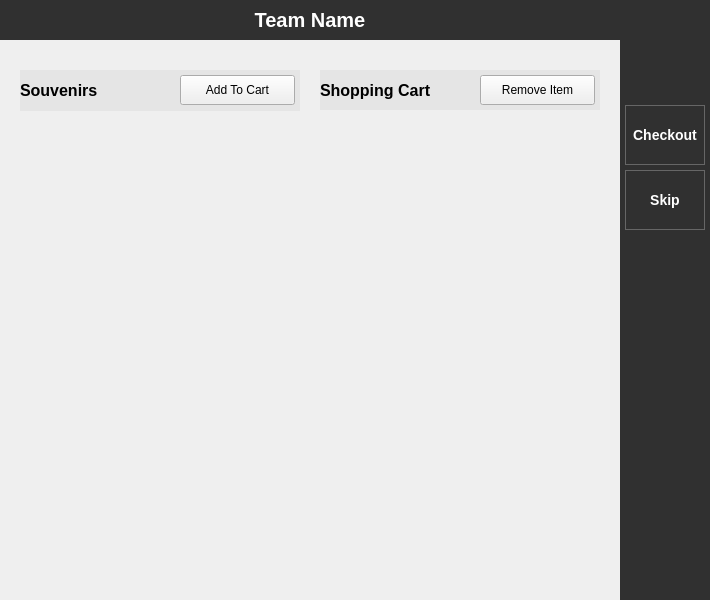
<?xml version="1.0" encoding="UTF-8"?>
<ui version="4.0">
 <class>SouvenirShop</class>
 <widget class="QWidget" name="SouvenirShop">
  <property name="geometry">
   <rect>
    <x>0</x>
    <y>0</y>
    <width>710</width>
    <height>600</height>
   </rect>
  </property>
  <property name="windowTitle">
   <string>Form</string>
  </property>
  <property name="styleSheet">
   <string notr="true"/>
  </property>
  <widget class="QWidget" name="shopWidget" native="true">
   <property name="geometry">
    <rect>
     <x>0</x>
     <y>0</y>
     <width>710</width>
     <height>600</height>
    </rect>
   </property>
   <property name="styleSheet">
    <string notr="true">QWidget#rightBar 
{
background-color: #303030;
}

QWidget#activeVacationTeam
{
background-color: #303030;
color:white;
font-size: 20px;
font: bold;
}

QWidget#souvenirShopLabel {
background-color: #E5E5E5;
font-size: 16px;
color: black;
font: bold;
}

QWidget#souvenirCartLabel {
background-color: #E5E5E5;
font-size: 16px;
color: black;
font: bold;
}

QPushButton#checkout {
border: 1px solid #666666;
background-color: #303030;
color: white;
font-size: 14px;
font: bold;
}

QPushButton#checkout:hover
{
background-color: #343A43;
border: 1px solid #609aff;
}

QPushButton#skipCheckout
{
font-size: 14px;
color: white;
border: 1px solid #666666;
background-color: #303030;
font: bold;
}

QPushButton#skipCheckout:hover
{
  background-color: #343A43;
  border: 1px solid #609aff;
}


</string>
   </property>
   <widget class="QWidget" name="rightBar" native="true">
    <property name="geometry">
     <rect>
      <x>620</x>
      <y>0</y>
      <width>90</width>
      <height>600</height>
     </rect>
    </property>
    <property name="sizePolicy">
     <sizepolicy hsizetype="Fixed" vsizetype="Fixed">
      <horstretch>0</horstretch>
      <verstretch>0</verstretch>
     </sizepolicy>
    </property>
    <property name="styleSheet">
     <string notr="true"/>
    </property>
    <widget class="QPushButton" name="skipCheckout">
     <property name="geometry">
      <rect>
       <x>5</x>
       <y>170</y>
       <width>80</width>
       <height>60</height>
      </rect>
     </property>
     <property name="palette">
      <palette>
       <active>
        <colorrole role="WindowText">
         <brush brushstyle="SolidPattern">
          <color alpha="255">
           <red>255</red>
           <green>255</green>
           <blue>255</blue>
          </color>
         </brush>
        </colorrole>
        <colorrole role="Button">
         <brush brushstyle="SolidPattern">
          <color alpha="255">
           <red>48</red>
           <green>48</green>
           <blue>48</blue>
          </color>
         </brush>
        </colorrole>
        <colorrole role="Light">
         <brush brushstyle="SolidPattern">
          <color alpha="255">
           <red>16</red>
           <green>128</green>
           <blue>64</blue>
          </color>
         </brush>
        </colorrole>
        <colorrole role="Text">
         <brush brushstyle="SolidPattern">
          <color alpha="255">
           <red>255</red>
           <green>255</green>
           <blue>255</blue>
          </color>
         </brush>
        </colorrole>
        <colorrole role="ButtonText">
         <brush brushstyle="SolidPattern">
          <color alpha="255">
           <red>255</red>
           <green>255</green>
           <blue>255</blue>
          </color>
         </brush>
        </colorrole>
        <colorrole role="Base">
         <brush brushstyle="SolidPattern">
          <color alpha="255">
           <red>48</red>
           <green>48</green>
           <blue>48</blue>
          </color>
         </brush>
        </colorrole>
        <colorrole role="Window">
         <brush brushstyle="SolidPattern">
          <color alpha="255">
           <red>48</red>
           <green>48</green>
           <blue>48</blue>
          </color>
         </brush>
        </colorrole>
        <colorrole role="PlaceholderText">
         <brush brushstyle="NoBrush">
          <color alpha="128">
           <red>255</red>
           <green>255</green>
           <blue>255</blue>
          </color>
         </brush>
        </colorrole>
       </active>
       <inactive>
        <colorrole role="WindowText">
         <brush brushstyle="SolidPattern">
          <color alpha="255">
           <red>255</red>
           <green>255</green>
           <blue>255</blue>
          </color>
         </brush>
        </colorrole>
        <colorrole role="Button">
         <brush brushstyle="SolidPattern">
          <color alpha="255">
           <red>48</red>
           <green>48</green>
           <blue>48</blue>
          </color>
         </brush>
        </colorrole>
        <colorrole role="Light">
         <brush brushstyle="SolidPattern">
          <color alpha="255">
           <red>16</red>
           <green>128</green>
           <blue>64</blue>
          </color>
         </brush>
        </colorrole>
        <colorrole role="Text">
         <brush brushstyle="SolidPattern">
          <color alpha="255">
           <red>255</red>
           <green>255</green>
           <blue>255</blue>
          </color>
         </brush>
        </colorrole>
        <colorrole role="ButtonText">
         <brush brushstyle="SolidPattern">
          <color alpha="255">
           <red>255</red>
           <green>255</green>
           <blue>255</blue>
          </color>
         </brush>
        </colorrole>
        <colorrole role="Base">
         <brush brushstyle="SolidPattern">
          <color alpha="255">
           <red>48</red>
           <green>48</green>
           <blue>48</blue>
          </color>
         </brush>
        </colorrole>
        <colorrole role="Window">
         <brush brushstyle="SolidPattern">
          <color alpha="255">
           <red>48</red>
           <green>48</green>
           <blue>48</blue>
          </color>
         </brush>
        </colorrole>
        <colorrole role="PlaceholderText">
         <brush brushstyle="NoBrush">
          <color alpha="128">
           <red>255</red>
           <green>255</green>
           <blue>255</blue>
          </color>
         </brush>
        </colorrole>
       </inactive>
       <disabled>
        <colorrole role="WindowText">
         <brush brushstyle="SolidPattern">
          <color alpha="255">
           <red>255</red>
           <green>255</green>
           <blue>255</blue>
          </color>
         </brush>
        </colorrole>
        <colorrole role="Button">
         <brush brushstyle="SolidPattern">
          <color alpha="255">
           <red>48</red>
           <green>48</green>
           <blue>48</blue>
          </color>
         </brush>
        </colorrole>
        <colorrole role="Light">
         <brush brushstyle="SolidPattern">
          <color alpha="255">
           <red>16</red>
           <green>128</green>
           <blue>64</blue>
          </color>
         </brush>
        </colorrole>
        <colorrole role="Text">
         <brush brushstyle="SolidPattern">
          <color alpha="255">
           <red>255</red>
           <green>255</green>
           <blue>255</blue>
          </color>
         </brush>
        </colorrole>
        <colorrole role="ButtonText">
         <brush brushstyle="SolidPattern">
          <color alpha="255">
           <red>255</red>
           <green>255</green>
           <blue>255</blue>
          </color>
         </brush>
        </colorrole>
        <colorrole role="Base">
         <brush brushstyle="SolidPattern">
          <color alpha="255">
           <red>48</red>
           <green>48</green>
           <blue>48</blue>
          </color>
         </brush>
        </colorrole>
        <colorrole role="Window">
         <brush brushstyle="SolidPattern">
          <color alpha="255">
           <red>48</red>
           <green>48</green>
           <blue>48</blue>
          </color>
         </brush>
        </colorrole>
        <colorrole role="PlaceholderText">
         <brush brushstyle="NoBrush">
          <color alpha="128">
           <red>255</red>
           <green>255</green>
           <blue>255</blue>
          </color>
         </brush>
        </colorrole>
       </disabled>
      </palette>
     </property>
     <property name="autoFillBackground">
      <bool>false</bool>
     </property>
     <property name="styleSheet">
      <string notr="true"/>
     </property>
     <property name="text">
      <string> Skip </string>
     </property>
    </widget>
    <widget class="QPushButton" name="checkout">
     <property name="geometry">
      <rect>
       <x>5</x>
       <y>105</y>
       <width>80</width>
       <height>60</height>
      </rect>
     </property>
     <property name="palette">
      <palette>
       <active>
        <colorrole role="WindowText">
         <brush brushstyle="SolidPattern">
          <color alpha="255">
           <red>255</red>
           <green>255</green>
           <blue>255</blue>
          </color>
         </brush>
        </colorrole>
        <colorrole role="Button">
         <brush brushstyle="SolidPattern">
          <color alpha="255">
           <red>48</red>
           <green>48</green>
           <blue>48</blue>
          </color>
         </brush>
        </colorrole>
        <colorrole role="Light">
         <brush brushstyle="SolidPattern">
          <color alpha="255">
           <red>16</red>
           <green>128</green>
           <blue>64</blue>
          </color>
         </brush>
        </colorrole>
        <colorrole role="Text">
         <brush brushstyle="SolidPattern">
          <color alpha="255">
           <red>255</red>
           <green>255</green>
           <blue>255</blue>
          </color>
         </brush>
        </colorrole>
        <colorrole role="ButtonText">
         <brush brushstyle="SolidPattern">
          <color alpha="255">
           <red>255</red>
           <green>255</green>
           <blue>255</blue>
          </color>
         </brush>
        </colorrole>
        <colorrole role="Base">
         <brush brushstyle="SolidPattern">
          <color alpha="255">
           <red>48</red>
           <green>48</green>
           <blue>48</blue>
          </color>
         </brush>
        </colorrole>
        <colorrole role="Window">
         <brush brushstyle="SolidPattern">
          <color alpha="255">
           <red>48</red>
           <green>48</green>
           <blue>48</blue>
          </color>
         </brush>
        </colorrole>
        <colorrole role="PlaceholderText">
         <brush brushstyle="NoBrush">
          <color alpha="128">
           <red>255</red>
           <green>255</green>
           <blue>255</blue>
          </color>
         </brush>
        </colorrole>
       </active>
       <inactive>
        <colorrole role="WindowText">
         <brush brushstyle="SolidPattern">
          <color alpha="255">
           <red>255</red>
           <green>255</green>
           <blue>255</blue>
          </color>
         </brush>
        </colorrole>
        <colorrole role="Button">
         <brush brushstyle="SolidPattern">
          <color alpha="255">
           <red>48</red>
           <green>48</green>
           <blue>48</blue>
          </color>
         </brush>
        </colorrole>
        <colorrole role="Light">
         <brush brushstyle="SolidPattern">
          <color alpha="255">
           <red>16</red>
           <green>128</green>
           <blue>64</blue>
          </color>
         </brush>
        </colorrole>
        <colorrole role="Text">
         <brush brushstyle="SolidPattern">
          <color alpha="255">
           <red>255</red>
           <green>255</green>
           <blue>255</blue>
          </color>
         </brush>
        </colorrole>
        <colorrole role="ButtonText">
         <brush brushstyle="SolidPattern">
          <color alpha="255">
           <red>255</red>
           <green>255</green>
           <blue>255</blue>
          </color>
         </brush>
        </colorrole>
        <colorrole role="Base">
         <brush brushstyle="SolidPattern">
          <color alpha="255">
           <red>48</red>
           <green>48</green>
           <blue>48</blue>
          </color>
         </brush>
        </colorrole>
        <colorrole role="Window">
         <brush brushstyle="SolidPattern">
          <color alpha="255">
           <red>48</red>
           <green>48</green>
           <blue>48</blue>
          </color>
         </brush>
        </colorrole>
        <colorrole role="PlaceholderText">
         <brush brushstyle="NoBrush">
          <color alpha="128">
           <red>255</red>
           <green>255</green>
           <blue>255</blue>
          </color>
         </brush>
        </colorrole>
       </inactive>
       <disabled>
        <colorrole role="WindowText">
         <brush brushstyle="SolidPattern">
          <color alpha="255">
           <red>255</red>
           <green>255</green>
           <blue>255</blue>
          </color>
         </brush>
        </colorrole>
        <colorrole role="Button">
         <brush brushstyle="SolidPattern">
          <color alpha="255">
           <red>48</red>
           <green>48</green>
           <blue>48</blue>
          </color>
         </brush>
        </colorrole>
        <colorrole role="Light">
         <brush brushstyle="SolidPattern">
          <color alpha="255">
           <red>16</red>
           <green>128</green>
           <blue>64</blue>
          </color>
         </brush>
        </colorrole>
        <colorrole role="Text">
         <brush brushstyle="SolidPattern">
          <color alpha="255">
           <red>255</red>
           <green>255</green>
           <blue>255</blue>
          </color>
         </brush>
        </colorrole>
        <colorrole role="ButtonText">
         <brush brushstyle="SolidPattern">
          <color alpha="255">
           <red>255</red>
           <green>255</green>
           <blue>255</blue>
          </color>
         </brush>
        </colorrole>
        <colorrole role="Base">
         <brush brushstyle="SolidPattern">
          <color alpha="255">
           <red>48</red>
           <green>48</green>
           <blue>48</blue>
          </color>
         </brush>
        </colorrole>
        <colorrole role="Window">
         <brush brushstyle="SolidPattern">
          <color alpha="255">
           <red>48</red>
           <green>48</green>
           <blue>48</blue>
          </color>
         </brush>
        </colorrole>
        <colorrole role="PlaceholderText">
         <brush brushstyle="NoBrush">
          <color alpha="128">
           <red>255</red>
           <green>255</green>
           <blue>255</blue>
          </color>
         </brush>
        </colorrole>
       </disabled>
      </palette>
     </property>
     <property name="autoFillBackground">
      <bool>false</bool>
     </property>
     <property name="styleSheet">
      <string notr="true"/>
     </property>
     <property name="text">
      <string>Checkout</string>
     </property>
    </widget>
    <widget class="QLabel" name="cartWidget">
     <property name="geometry">
      <rect>
       <x>5</x>
       <y>40</y>
       <width>80</width>
       <height>60</height>
      </rect>
     </property>
     <property name="frameShape">
      <enum>QFrame::NoFrame</enum>
     </property>
     <property name="frameShadow">
      <enum>QFrame::Plain</enum>
     </property>
     <property name="text">
      <string/>
     </property>
    </widget>
    <widget class="QLabel" name="qtyLabel">
     <property name="geometry">
      <rect>
       <x>36</x>
       <y>58</y>
       <width>28</width>
       <height>16</height>
      </rect>
     </property>
     <property name="styleSheet">
      <string notr="true">color:black</string>
     </property>
     <property name="text">
      <string/>
     </property>
     <property name="alignment">
      <set>Qt::AlignCenter</set>
     </property>
    </widget>
   </widget>
   <widget class="QLabel" name="activeVacationTeam">
    <property name="geometry">
     <rect>
      <x>0</x>
      <y>0</y>
      <width>620</width>
      <height>40</height>
     </rect>
    </property>
    <property name="styleSheet">
     <string notr="true"/>
    </property>
    <property name="text">
     <string>Team Name</string>
    </property>
    <property name="alignment">
     <set>Qt::AlignCenter</set>
    </property>
   </widget>
   <widget class="QLabel" name="souvenirCartLabel">
    <property name="geometry">
     <rect>
      <x>320</x>
      <y>70</y>
      <width>280</width>
      <height>40</height>
     </rect>
    </property>
    <property name="text">
     <string>Shopping Cart</string>
    </property>
    <property name="alignment">
     <set>Qt::AlignLeading|Qt::AlignLeft|Qt::AlignVCenter</set>
    </property>
    <property name="margin">
     <number>10</number>
    </property>
   </widget>
   <widget class="QPushButton" name="removeItem">
    <property name="geometry">
     <rect>
      <x>480</x>
      <y>75</y>
      <width>115</width>
      <height>30</height>
     </rect>
    </property>
    <property name="styleSheet">
     <string notr="true">color:black;</string>
    </property>
    <property name="text">
     <string>Remove Item</string>
    </property>
   </widget>
   <widget class="QLabel" name="souvenirShopLabel">
    <property name="geometry">
     <rect>
      <x>20</x>
      <y>70</y>
      <width>280</width>
      <height>41</height>
     </rect>
    </property>
    <property name="text">
     <string>Souvenirs</string>
    </property>
    <property name="alignment">
     <set>Qt::AlignLeading|Qt::AlignLeft|Qt::AlignVCenter</set>
    </property>
    <property name="margin">
     <number>10</number>
    </property>
   </widget>
   <widget class="QPushButton" name="addToCart">
    <property name="geometry">
     <rect>
      <x>180</x>
      <y>75</y>
      <width>115</width>
      <height>30</height>
     </rect>
    </property>
    <property name="styleSheet">
     <string notr="true">color:black;</string>
    </property>
    <property name="text">
     <string>Add To Cart</string>
    </property>
    <property name="autoDefault">
     <bool>true</bool>
    </property>
    <property name="default">
     <bool>false</bool>
    </property>
   </widget>
   <widget class="QWidget" name="activeVacationShop" native="true">
    <property name="geometry">
     <rect>
      <x>20</x>
      <y>110</y>
      <width>280</width>
      <height>491</height>
     </rect>
    </property>
   </widget>
   <widget class="QWidget" name="activeVacationCart" native="true">
    <property name="geometry">
     <rect>
      <x>320</x>
      <y>110</y>
      <width>280</width>
      <height>491</height>
     </rect>
    </property>
    <property name="styleSheet">
     <string notr="true"/>
    </property>
   </widget>
  </widget>
 </widget>
 <resources/>
 <connections/>
</ui>
